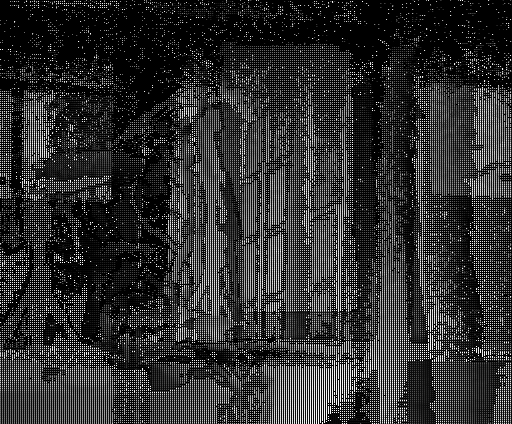
#> input picture grasping/Models_and_dataset/few_scripts/Images/Images/img_depth03.png, 512 x 424 px, found by its file name
$ python image_analyse.py
#> lines starting #> are read from the running program, lines starting #| are printed output that depends on the picture
import cv2
from matplotlib import pyplot as plt
import numpy as np

# [11 lines of commented-out code are left out]
img = cv2.imread("few_scripts/Images/Images/img_depth03.png",0)
#> img is the input picture: shape (424, 512); min 0, max 255, mean 47.1
print(type(img))
#| <class 'numpy.ndarray'>

# find frequency of pixels in range 0-255
histr = cv2.calcHist([img],[0],None,[256],[0,256])
#> histr = 256 values, max 79021 at index 0, min 165 at index 22, mean 848

# show the plotting graph of an image
plt.plot(histr)
plt.show()
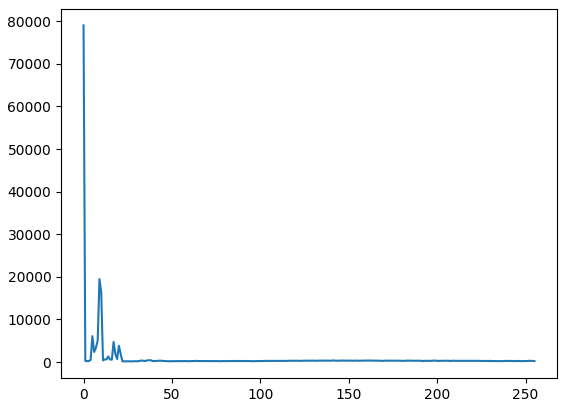
#> figure drawn by matplotlib, 1 panel; curve peaks at x = 0, y = 79021


#cv2.waitKey(0)

$ run again, with grasping/Models_and_dataset/few_scripts/Images/Images/img_rgb00.png copied over grasping/Models_and_dataset/few_scripts/Images/Images/img_depth03.png
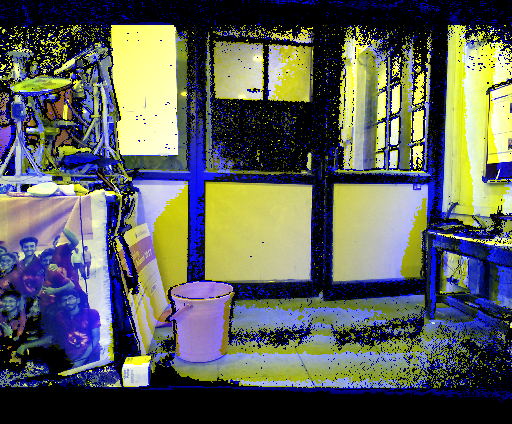
#> input picture grasping/Models_and_dataset/few_scripts/Images/Images/img_rgb00.png, 512 x 424 px, found by its file name
#> `img = cv2.imread("few_scripts/Images/Images/img_depth03.png",0)`:
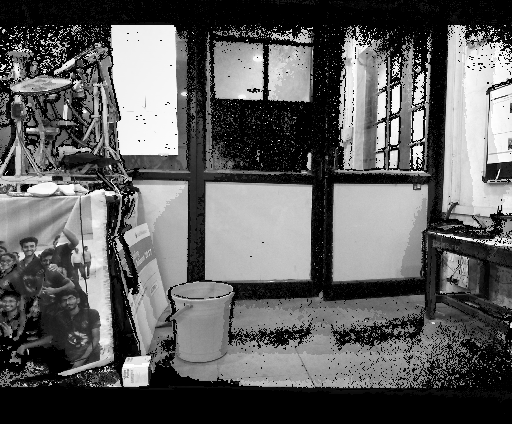
#> img: shape (424, 512); min 0, max 255, mean 95.2
#| <class 'numpy.ndarray'>
#> histr = 256 values, max 61411 at index 0, min 13 at index 255, mean 848
#> `plt.show()`:
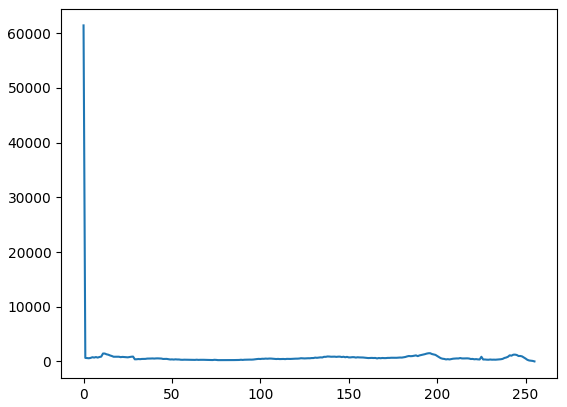
#> figure drawn by matplotlib, 1 panel; curve peaks at x = 0, y = 61411
